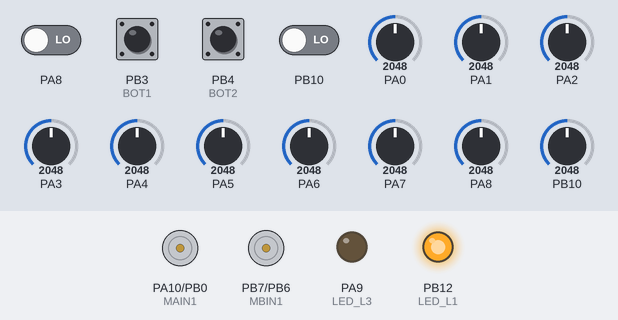
A program run on a simulated STM32 Blue Pill. On the bench: motor-driver pin pairs drawn as motors (green arrow = first pin HIGH = forward, orange = second pin HIGH = backward, longer = more drive), output pins drawn as LEDs (lit = HIGH). The inputs (shaded band) are chosen by the test bench; at power-on: PA8, PB3 (BOT1), PB4 (BOT2), PB10 LOW, PA0 = 2048, PA1 = 2048, PA2 = 2048, PA3 = 2048, PA4 = 2048, PA5 = 2048, PA6 = 2048, PA7 = 2048, PA8 = 2048, PB10 = 2048. Pins used as bus, display or sensor lines are not drawn; what the program prints to the serial monitor is not drawn.

Above: at 0.37 s.
1.8 s: PB3 (BOT1) pulled HIGH for 0.55 s
At 16.8 s:
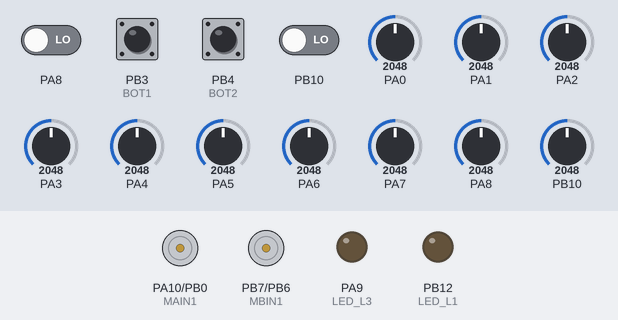
At 20.7 s:
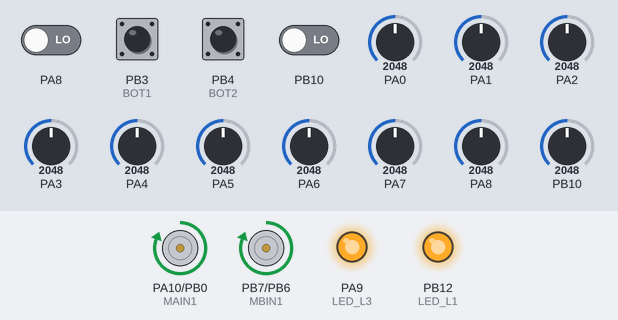
Timing chart, 0 to 21.8 s (numbered marks = the images above; inputs shaded):
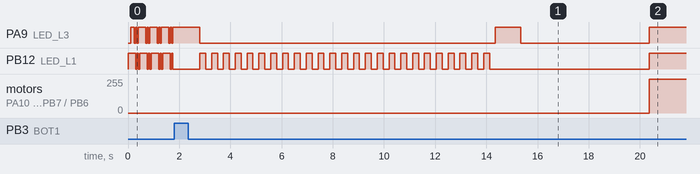

The program:

main.cpp
```cpp
 #include <Arduino.h>
 #include "../include/types.h"
 #include "../include/motor.h"
 #include "../include/sensores.h"

 /*  Pandemia-2020-2021
    Follow line utilizando STM32F103C8T6 - TROIA
    por: Luara Linhares e Fidelis ihuuuu
*/

// PID --------------------------------------------------------------
//char trechoTipo[] = { 'R', 'F','F','F','F','F' ,'R','A','R','A','R','A','R','A','R','F','R','F','R','A','R','A','R','A','R','A','R','A','R','A','R','A','R','A','R'}; //TREINO
char trechoTipo[] = { 'R', 'A','C','F','C','F','C','A' ,'C','F','C','A','C','A','C','F','R','A','C','A','C','A','C','F','C','A','C','F','F','F','L'}; //oficial dia 1
//char trechoTipo[] = { 'R', 'A','C','F','C','F' ,'C','F','C','A','R'}; //oficial dia 1
//char trechoTipo[] = { '1', '2','3','4','5','6' ,'7','8','9','10','11','12','13','14','15','16','17','18','19','20','21','22','23','24','25','26','27','28','29'}; //OFICIAL

float KP_R = 0.7, // CORRIGE MAIS RÁPIDO MAS CAUSA INSTABILIDADE -------------- 0.6 ---- 0.7
      KI_R = 0.005, // CORRIGE NO LONGO TEMPO ---------------------------------- 0.01 --- 0.005
      KD_R = 0.4, // CORRIGE MAIS RÁPIDO ------------------------------------ 0.015 -- 0.00
      Vel_R = 0.55, // -------------------------------------------------------- 0.05 --- 0.05
      Vel_erro_R = 0.5; // ----------------esse de curva----------------------------------- 0.08 --- 0.15

float KP_c_aberta = 0.33,
      KI_c_aberta = 0.15,
      KD_c_aberta = 0.80,
      Vel_c_aberta = 0.005,
      Vel_erro_c_aberta = 0.05;

float KP_c_fechada = 0.33,
      KI_c_fechada = 0.15,
      KD_c_fechada = 0.80,
      Vel_c_fechada = 0.002,
      Vel_erro_c_fechada = 0.5;


//Variáveis----------------------------------------------------------
float U[2],       // [V, W] - Sinal de controle [mm/s] [rad/s]
      Uv[2],       // [vL vR] - Sinal de Controle em cada motor
      ErSen,      // - Erro no Sensor de Linha[Un]
      ErSen_0,    // - Erro no Sensor de Linha no instante anterior [Un]
      ErSenInt;   // - Integral do Erro no Sensor de Linha

      //APAGA DEPOIS
      int B;

int senCurva = 0,
    senCurvaCont = 0,
    senCurvaAnt = 0,
    CurvaTemp = 0;
int senStarStop = 0,
    senStarStopCont = 0,
    senStarStopAnt = 0,
    StartStopTemp = 0;

int Trecho = 0, StartStop = 0;

unsigned long int T_Sen_0, T_Sen_1, T_Bat, T_Parada, tempo;
float KPs, KIs, KDs, VELs, VELerro, dT_Sen;

float bateriaV;  //Tensão da Bateria
float LOWBAT_LEVEL = 1.78;
boolean LOWBAT = false, // verdadeiro para indicar a bateria fraca
        parou = 0;

void verificaBateria();
Motor motor = Motor();
Sensores sensor = Sensores();

int Iniciado = 0;
int sensorBordaDig[2]; //Valor Lido dos sensores de borda
float sensorArrayErro;

void setup() {

  /*afio_remap(AFIO_REMAP_TIM3_PARTIAL);// tem q add isso no código tbm, no caso da PB5
  afio_remap(AFIO_REMAP_TIM2_PARTIAL_2);//PB11*/
  motor.motorInit();
  pinMode(BOT1, INPUT_PULLDOWN);
  pinMode(BOT2, INPUT_PULLDOWN);
  pinMode(LED_L1, OUTPUT);
  pinMode(LED_L3, OUTPUT);
  pinMode(analogBat, INPUT_ANALOG);
  //pinMode(MOSFET, OUTPUT);
  //pinMode(BUZZER_PIN, OUTPUT);
  Serial3.begin(9600);
  sensor.sensorInit();

  ErSen = ErSenInt = 0;

  T_Sen_0 = T_Sen_1 = micros();

  Trecho = 0;
  StartStop = 0;
  U[0] = 0; // velocidade linear
  U[1] = 0; // velocidade angular

}

void loop() {
  tempo=millis();
  //bot2 parou de funfar, depois tem q apagar essA GAMBI

 /* if (digitalRead(BOT1)) {
    B++;
    }*/
  // while (true)
  //   {
  //     Serial.println(digitalRead(BOT1));
  //     Serial.println(digitalRead(BOT2));
  //     delay(3000);
  //   }
  while ((!digitalRead(BOT2)) && (Iniciado == 0)) {

    digitalWrite(LED_L1, HIGH); //1
    delay(50);
    //digitalWrite(LED_L1, LOW);
    delay(50);
    digitalWrite(LED_L3, HIGH);
    Serial.println("GO");
    delay(50);
    //digitalWrite(LED_L3, LOW);


    parou = 0;

    T_Sen_0 = T_Sen_1 = micros();

    delay(100);
    digitalWrite(LED_L1, HIGH); //1
    digitalWrite(LED_L3, LOW);
    delay(50);
    digitalWrite(LED_L1, LOW); //1
    digitalWrite(LED_L3, HIGH);
    delay(50);
    digitalWrite(LED_L1, HIGH); //1
    digitalWrite(LED_L3, LOW);
    delay(50);
    digitalWrite(LED_L1, LOW); //1
    digitalWrite(LED_L3, HIGH);
    delay(50);

    T_Parada = millis();
    if (digitalRead(BOT1)) {       //condição calibração
      sensor.sensorCalibrate();
      Serial.println("calibrando...");
      Iniciado = 1;
    }
  }
  sensor.sensorLer(sensorArrayErro, sensorBordaDig);

  Serial3.print(senStarStop); Serial3.print(" ,");
  Serial3.println(senCurva);

  // Sensores de Borda ----------------------------------------------

//sensor esquerdo apos detectar 2 marcas brancas, faz o robô parar

  senCurvaAnt = senCurva;
  if (sensorBordaDig[1] != senCurva) {
    senCurvaCont++;
    if (senCurvaCont >= 3) { //só deixa o sensor mudar o estado depois de detectar o preto ou o branco 2 vezes
      senCurva = sensorBordaDig[1];
    }
  } else {
    senCurvaCont = 0;
  }

  senStarStopAnt = senStarStop;
  if (sensorBordaDig[0] != senStarStop) {
    senStarStopCont++;
    if (senStarStopCont >= 3) {
      senStarStop = sensorBordaDig[0];
    }
  } else {
    senStarStopCont = 0;
  }

//conforme o sensor direito vai detectando as marcas brancas, o "trecho" da pista vai mudando

  if (senCurva == 1 && senCurvaAnt == 0) {
    //Curva detectada;
    Trecho = Trecho + 1;
    ErSenInt = 0;
    // Acresentar Timer
  }
  if (senStarStop == 1 && senStarStopAnt == 0) {
    //Start Stop detectado;
    StartStop = StartStop + 1;

  }

  if (StartStop == 2 and tempo>36000) { // número de marcações para parar
    motor.stop_Motor();
    parou = 1;
    digitalWrite(LED_L3, HIGH);
  }

  if (Trecho == 2 and tempo>36000) { // número de marcações para parar
    motor.stop_Motor();
    parou = 1;
    digitalWrite(LED_L3, HIGH);
  }

  if (senCurva == 1 || senStarStop == 1) {
    digitalWrite(LED_L1, HIGH);
  } else digitalWrite(LED_L1, LOW);
  //    Buzzer(senCurva || senStarStop); // Buzzer soa enquanto os sensores de borda estiverem detectando a linha

  // Início ---------------------------------------------------------------------------------------------------------------------------------------------------------
  if (Iniciado != 0 && parou == 0) { // Logo depois de apertar o botão de Start

    digitalWrite(LED_L3, HIGH);

    if (micros() - T_Sen_0 >= 2000) {
      ErSen_0 = ErSen;
      ErSen =  sensorArrayErro;


      if (millis() - T_Parada <= 20000) {
        StartStop = 0;
      }


     // Trecho = 1;        // Teste ---------------------------------------------------

      switch (trechoTipo[0]) {  //Voltar posição do vetor para variável Trecho

        case 'A': // Curva aberta
          KPs = KP_c_aberta;
          KIs = KI_c_aberta;//0.000001 * 256;
          KDs = KD_c_aberta;//400 * 256;
          VELs = Vel_c_aberta*0.06;
          VELerro = 0.7*Vel_erro_c_aberta;
          break;


        case 'F': // Curva Fechada

          KPs = KP_c_fechada;
          KIs = KI_c_fechada;//0.000001 * 256;
          KDs = KD_c_fechada;//400 * 256;
          VELs = Vel_c_fechada*0.08;
          VELerro = Vel_erro_c_fechada;
          break;

               case 'R': // reta normal

          KPs = KP_R;
          KIs = KI_R;//0.000001 * 256;
          KDs = KD_R;//400 * 256;
          VELs = Vel_R;
          VELerro = Vel_erro_R;;
          break;

           case 'C': // reta curta

          KPs = KP_R;
          KIs = KI_R;//0.000001 * 256;
          KDs = KD_R;//400 * 256;
          VELs = Vel_R*0.5;
          VELerro = Vel_erro_R;
          break;

        case 'L': // Reta longa
        default:
          KPs = KP_R;
          KIs = KI_R;//0.000001 * 256;
          KDs = KD_R;//400 * 256;
          VELs = Vel_R;
          VELerro = Vel_erro_R;
          if(millis()>1000  ){

             KPs = KP_R;
          KIs = KI_R;//0.000001 * 256;
          KDs = KD_R;//400 * 256;
          VELs = Vel_R*0.5;
          VELerro = Vel_erro_R;
          }

           break;


      }

//-------------------PID------------------------------------------------------------

  //setamos uma velocidade pra frente e uma velocidade pra trás q vai fazer o robô rodar no proprio eixo (PID)

      U[0] = VELs  - VELerro * (abs (ErSen)/3); // Cálculo da velocidade linear; abs=funçao de módulo e dividimos por 3
                                                                           //por causa da posição dos sensores (3  a -3)


//qunado o erro for muito grande, ele reduz a velocidade pra não ir muito rápido
      if (U[0] < 0) U[0] = 0; // Para teste

//calculo do PID, tempo q passou(delta T)
      T_Sen_0 = T_Sen_1;
      T_Sen_1 = micros();
      //calculo do delta T
      dT_Sen = (T_Sen_1 - T_Sen_0) / 1000000.0;

//parte do integrador, calcula o erro pra parte do integrador, se o erro for maior que 100, ele satura a 100, e limita o erro.

      ErSenInt += ErSen * dT_Sen;

      if (ErSenInt > 100) ErSenInt  = 100;
      else if (ErSenInt < -100) ErSenInt  = -100;

//calculo do PID, U[1] é o PID, kp(constante proporcional), KI(integral), KD (derivativa), ai ele depende das variáveis q estão setadas
//tudo q é setado é dividido por delta T (por isso q tem q calcular o delta T), porque precisamos achar a derivada do erro.

      U[1] =  KPs * ErSen + KIs * ErSenInt + KDs * (ErSen - ErSen_0) / dT_Sen ; // Velocidade angular calculada pelo PID


//depois calculamos quanto cada roda tem q rodar, porque uma roda precisa rodar no sentido horario e a outra no sentido anti-horario
//U[1] é pra frente, U[0] é pra tras, Uv é a velocidade da roda

         ///  U[0] =0;

      //Uv[0] = U[0] - (dist_L / 4.0) * U[1];
      //Uv[1] = U[0] + (dist_L / 4.0) * U[1];
      Uv[0] = U[0] - U[1] / 2.0;
      Uv[1] = U[0] + U[1] / 2.0;

      if (Uv[0] > 1.0 ) Uv[0] = 1;
      else if (Uv[0] < -1 ) Uv[0] = -1;

      if (Uv[1] > 1 ) Uv[1] = 1;
      else if (Uv[1] < -1 ) Uv[1] = -1;

      //        if (Trecho == 0) {
      //          motorSetVel(Uv[0] * 0.2 * 65535, Uv[1] * 0.2 * 65535);
      //        }else
     motor.motorSetVel(Uv[0] * 2000, Uv[1] * 2000);// usamos 65535, pq o pwm é de 0 a 2^10-1, ou seja é de 0 a 65355(eu usei o pwm como 125) no caso
      //porque o Uv foi calcula pra ser um valor entre 0 e 1; quebrado (double)

    }
  } else {    // É para as vezes pares que acionar o botão de Start, o robô para e zera a contagem dos sensores de borda

    Trecho = 0;
    motor.stop_Motor();

  }


  /*
    Serial3.print(sensorArrayDig[0]);
    Serial3.print(sensorArrayDig[1]);
    Serial3.print(sensorArrayDig[2]);
    Serial3.print(sensorArrayDig[3]);
    Serial3.print(sensorArrayDig[4]);
    Serial3.print(sensorArrayDig[5]);
    Serial3.print(sensorArrayDig[6]);
    Serial3.print(sensorArrayDig[7]);
    Serial3.print(", ");
    Serial3.println(sensorArrayErro);
    Serial3.println(StartStop);
    Serial3.println(trechoTipo[Trecho]);
    Serial3.print(sensorBordaAnalog[0]);
    Serial3.print(", ");
    Serial3.println(sensorBordaAnalog[1]);
  */
}

#define BATMULT 4.25531915  //multiplicador de acordo com os resistores utilizados no meu caso foram 10k e 22k    4.20108696
void verificaBateria() {
  static int lowBat = 0;
  static float bateriaVH[10],
         bateriaVHSum = 0 ;
  bateriaVHSum -= bateriaVH[0];
  for (int ii = 0; ii < 9; ii++) {
    bateriaVH[ii] = bateriaVH[ii + 1];
  }
  bateriaVH[9] =  map(analogRead(analogBat), 0, 4095, 0, 3300) * BATMULT / 1000.0;
  bateriaVHSum += bateriaVH[9];
  bateriaV = bateriaVHSum / 10.0;
  //Serial3.println(bateriaV);
  if (bateriaV < 1.78 && bateriaV > 1.6) { //1.81
    bateriaV = 0;
    LOWBAT = false;
  } else if (bateriaV < LOWBAT_LEVEL) {
    lowBat++;
    if (lowBat > 10) LOWBAT = true;
  } else {
    lowBat = 0;
    LOWBAT = false;
  }

}
```

motor.h
```cpp
#include "./types.h"

class Motor {

  private:
  /* data */
  public:

    Motor();  //seta velocidade -255a255 do motoa A e B
    void motorSetVel(int vel1, int vel2);
    void set_MotorA(int vel);
    void set_MotorB(int vel);
    void stop_Motor();
    void stop_MotorA();
    void stop_MotorB();
    void motorInit();
};
```

sensores.h
```cpp
#include "./types.h"

class Sensores {

  private:

  public:
    Sensores();
    void sensorInit();
    void sensorLer(float &sensorArrayErro, int sensorBordaDig[]);
    void sensorCalibrate();
};
```

types.h
```cpp
#include <Arduino.h>

#define MAIN1 PA10
#define MAIN2 PB0
#define MBIN1 PB7 //Era PB5
#define MBIN2 PB6 //Era PB11

#define MAXVELA 40
#define MAXVELB 40

#define INVERTER 0  //se quiser inverter os sensor colocar 1 se não 0
// Linha branca INVERTER = 0, linha preta INVERTER = 1

#define BORDA_RC 1
#define BORDA_RC_TIMEOUT 900
#define divisor 7 // divisor da faixa que determina o threshold

#define LED_L1 PB12
#define LED_L2 PA11
#define LED_L3 PA9
#define BOT1 PB3
#define BOT2 PB4

#define dist_L 0.150 // distância entre rodas
#define analogBat PA12   // Pino do leitor de bateria
```

motor.cpp
```cpp
#include "./types.h"
#include "../include/motor.h"
#define NSLEEP PB5

//Funções------------------------------------------
Motor::Motor () {

}

void Motor::motorInit() {
  //Primeiro jogar o Nsleep p alto, isso ira desligar a ponte H
  pinMode (NSLEEP, OUTPUT);
  digitalWrite(NSLEEP, HIGH);
  //Jogar os dois pinos de entrada do motor A para nivel baixo
  pinMode (MAIN1, OUTPUT);
  pinMode (MAIN2, OUTPUT);
  digitalWrite(MAIN1, LOW);
  digitalWrite(MAIN2, LOW);

  //Agora Liga a ponte H e esta pronta para usar :p
  digitalWrite(NSLEEP, LOW);

  pinMode (MAIN1, PWM); // As variáveis IN são para acionamento do TLE, logo são saídas.(OUTPUT).
  pinMode (MAIN2, PWM);
  pinMode (MBIN1, PWM);
  pinMode (MBIN2, PWM);

  pwmWrite(MAIN1, 0); // Todos os acionamentos são colocados em sinal baixo.
  pwmWrite(MAIN2, 0);
  pwmWrite(MBIN1, 0);
  pwmWrite(MBIN2, 0);

  //Serial.println("Motores inicializados!");
}

void Motor::stop_MotorA() {
  pwmWrite(MAIN1, 0);
  pwmWrite(MAIN2, 0);
}
void Motor::stop_MotorB() {
  pwmWrite(MBIN1, 0);
  pwmWrite(MBIN2, 0);
}

void Motor::stop_Motor() {
  stop_MotorA();
  stop_MotorB();
}

void Motor::set_MotorA(int vel) {
  if (vel > 0) {
    pwmWrite(MAIN2, 0);
    vel  = vel * MAXVELA *  6.5535;
    if (vel > 65535) vel = 65535;
    pwmWrite(MAIN1, vel);
  } else  {
    pwmWrite(MAIN1, 0);
    vel = -vel * MAXVELA * 6.5535;
    if (vel > 65535) vel = 65535;
    pwmWrite(MAIN2, vel);
  }
}
void Motor::set_MotorB(int vel) {
  if (vel > 0) {
    pwmWrite(MBIN2, 0);
    vel  = vel * MAXVELB *  6.5535;
    if (vel > 65535)
      vel = 65535;
    pwmWrite(MBIN1, vel);
  } else  {
    pwmWrite(MBIN1, 0);
    vel = -vel * MAXVELB * 6.5535;
    if (vel > 65535) vel = 65535;
    pwmWrite(MBIN2, vel);
  }
}

void Motor::motorSetVel(int vel1, int vel2) {
  set_MotorA(vel1);
  //Serial.print(vel1);
  set_MotorB(vel2);
  //Serial.print(vel2);
}
```

Source omitted: sensores.cpp (11195 bytes)

Measured:
- after the input at 1.8 s, motor on PA10 (MAIN1) / PB0 (MAIN2), motor on PB7 (MBIN1) / PB6 (MBIN2): stopped → forward 255/255 after 18.6 s
